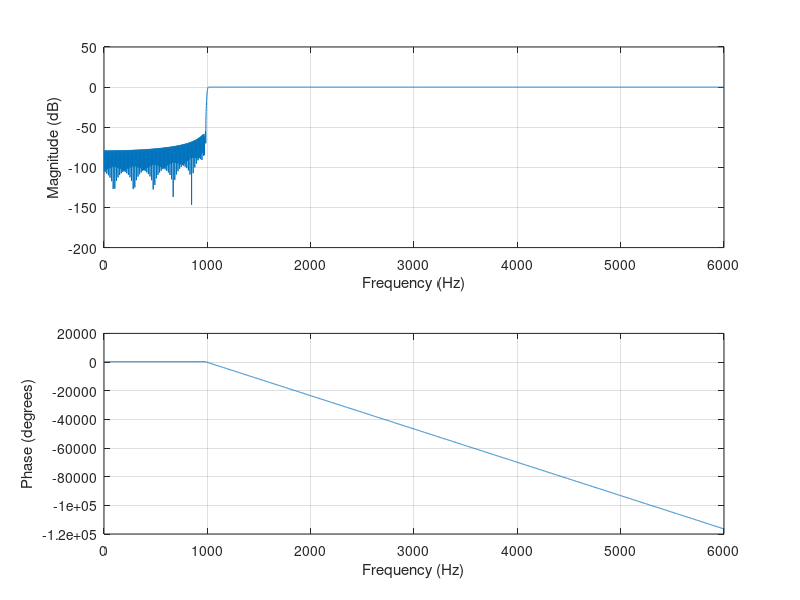
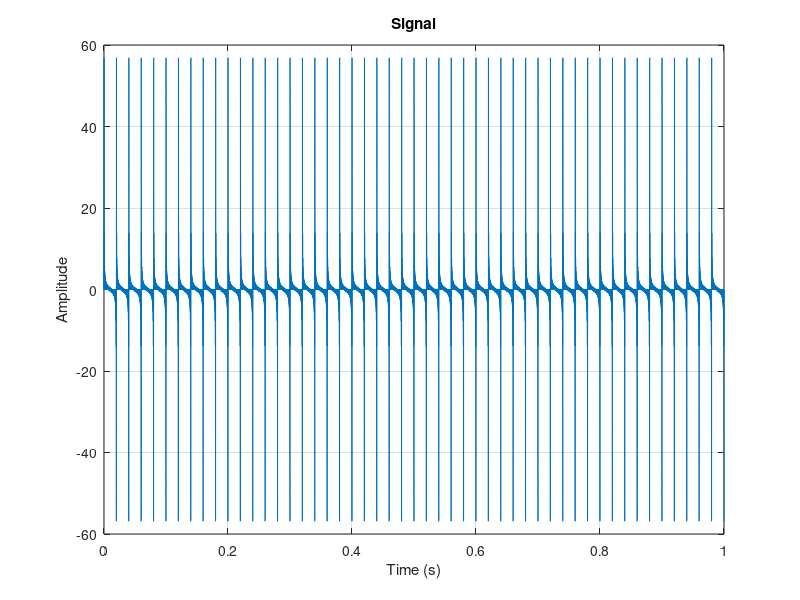
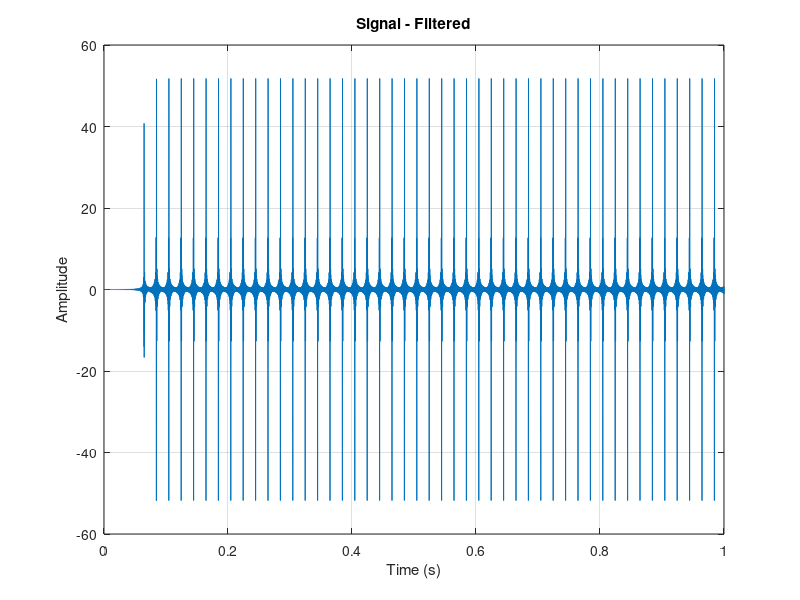
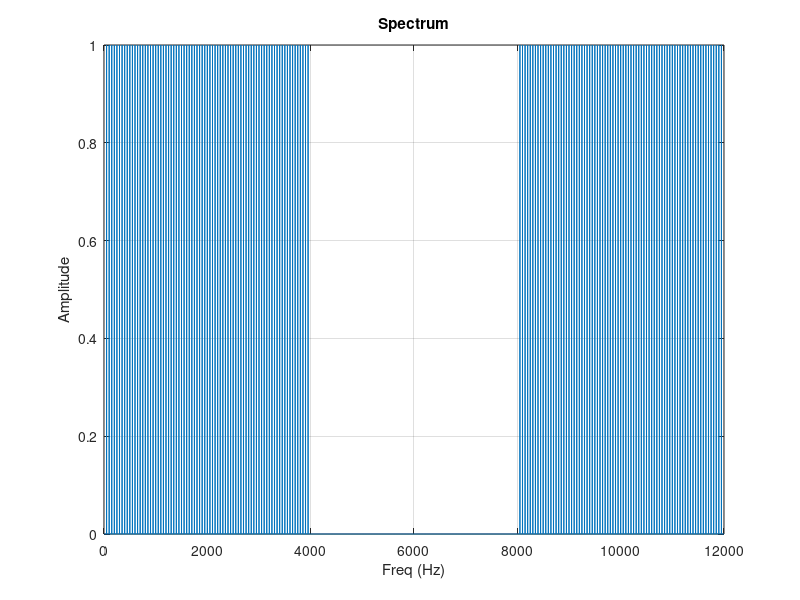

These charts were generated, in order, by the following MATLAB code:
fs = 12000;
N = 12000;

Nb = 1550;
f0 = 1000 / (fs / 2);
b = fir1(Nb, f0, 'high');

% Print filter coefficients (float64_t)
fprintf('%.15g, ', b);
fprintf('\n');

% Print filter coefficients (q15_t)
b_q15 = round(b * 32768);
b_q15 = min(max(b_q15, -32768), 32767);
b_q15 = int16(b_q15);
fprintf('%d, ', b_q15);
fprintf('\n');

% Frequency characteristics
freqz(b, 1, N, fs);

% Verification
ts = 1 / fs;
t = (0:N-1)*ts;
df = (fs/N);
f = (0:N-1)*df;

X = 0;
for n = 1:79
    X = X + sin(2*pi*n*50*t);
end
% 16-bit uniform quantization
X = round((X + 1)*32767.5)/32767.5 - 1;

figure;
plot(t, X);
xlabel('Time (s)');
ylabel('Amplitude');
title('Signal');
grid on;

XF = filter(b, 1, X);

figure;
plot(t, XF);
xlabel('Time (s)');
ylabel('Amplitude');
title('Signal - Filtered');
grid on;

Y = 2 * abs(fft(X)) / N;

figure;
plot(f, Y);
ylim([0.0 1.0]);
xlabel("Freq (Hz)");
ylabel("Amplitude");
title('Spectrum');
grid on;

YF = 2 * abs(fft(XF)) / N;

figure;
plot(f, YF);
ylim([0.0 1.0]);
xlabel("Freq (Hz)");
ylabel("Amplitude");
title('Spectrum - Filtered');
grid on;
